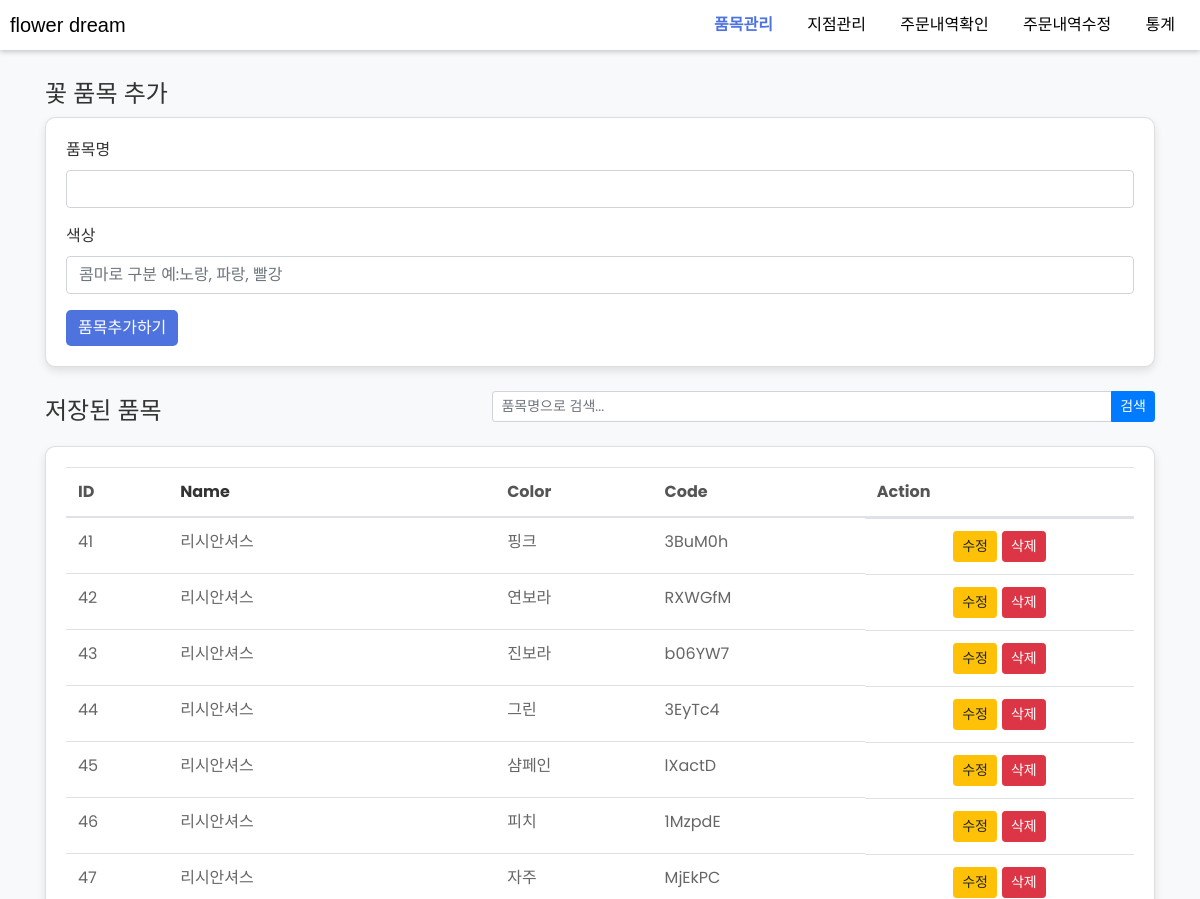
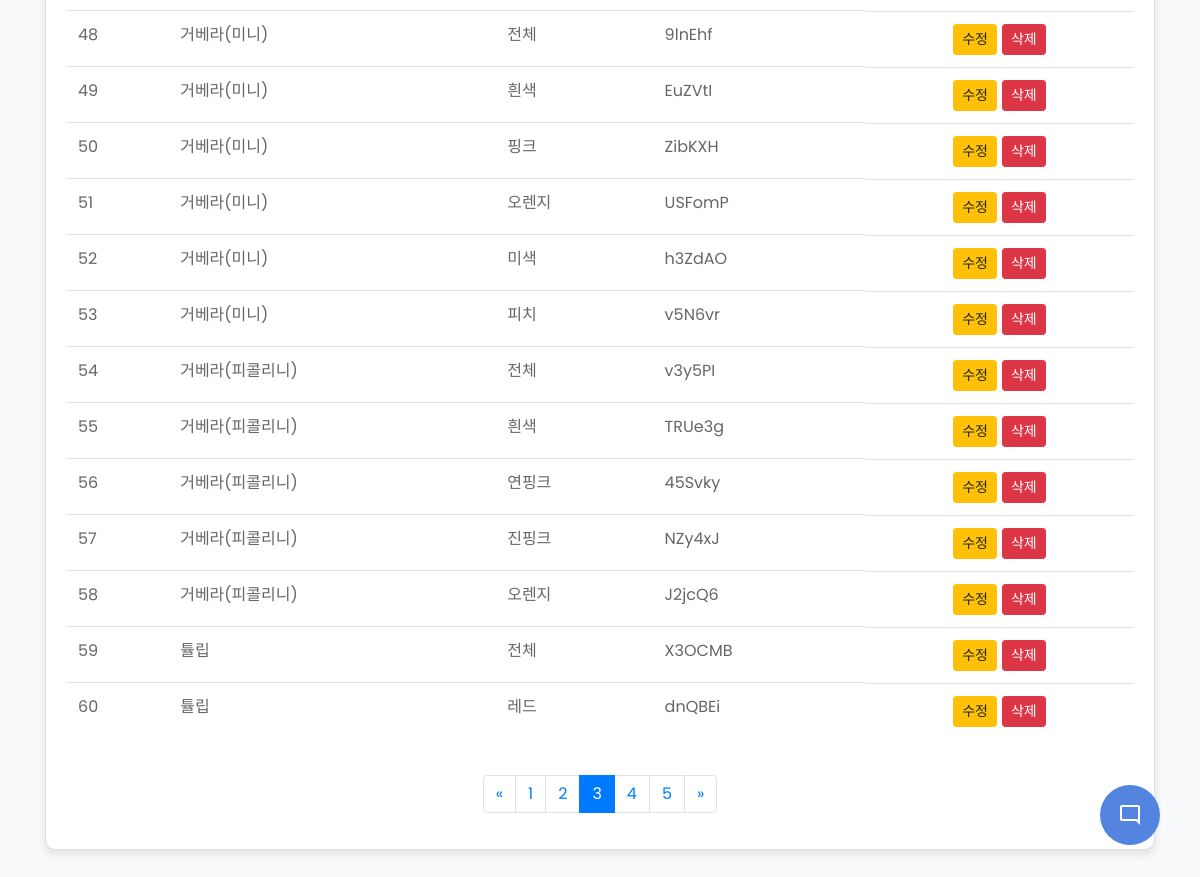
Screenshot of /products?sort=id&page=3 with the database file from the repository (2 pictures, top to bottom).
### tables this page shows
CREATE TABLE products (
            id INTEGER PRIMARY KEY,
            name TEXT NOT NULL,
            color TEXT NOT NULL,
            code TEXT NOT NULL
        );

### blueprints/products.py (the view)
@products_blueprint.route('/products', methods=['GET', 'POST'])
def products():
    db = get_db()
    cur = db.cursor()
    sort_query = request.args.get('sort', 'id')
    filter_query = request.args.get('filter', '')  # 필터 적용을 위해 filter_query를 추가
    if sort_query == 'name desc':
        sort_query = 'name DESC'
    elif sort_query == 'name':
        sort_query = 'name ASC'
    page = request.args.get('page', 1, type=int)
    per_page = 20
    offset = (page - 1) * per_page
    if filter_query:
        cur.execute(f"SELECT * FROM products WHERE name LIKE ? ORDER BY {sort_query} LIMIT ? OFFSET ?", ('%' + filter_query + '%', per_page, offset))
    else:
        cur.execute(f"SELECT * FROM products ORDER BY {sort_query} LIMIT ? OFFSET ?", (per_page, offset))
    products = cur.fetchall()
    if request.method == 'POST':
        if 'delete' in request.form:
            product_id = request.form['delete']
            cur.execute("DELETE FROM products WHERE id = ?", (product_id,))
            db.commit()
        elif 'product_name' in request.form and 'options' in request.form:
            product_name = request.form['product_name']
            options = request.form['options'].split(',')
            for option in options:
                option = option.strip()
                if option:
                    product_code = generate_code(6)
                    cur.execute("INSERT INTO products (name, color, code) VALUES (?, ?, ?)", (product_name, option, product_code))
                    db.commit()
        return redirect(url_for('products.products'))
    else:
        cur.execute("SELECT COUNT(*) FROM products WHERE name LIKE ?", ('%' + filter_query + '%',))
        total = cur.fetchone()[0]
        total_pages = (total + per_page - 1) // per_page
        return render_template('products.html',
                               products=products,
                               page=page,
                               total_pages=total_pages,
                               current_sort=sort_query,
                               filter_query=filter_query)  # 필터링 적용된 쿼리를 템플릿으로 전달

### blueprints/func.py (called while the page is built)
def get_db():
    if 'db' not in g:
        g.db = sqlite3.connect(DATABASE)
        g.db.row_factory = sqlite3.Row
    return g.db

### templates/products.html (shortened to what this page needs)
{% extends "base.html" %}
{% block content %}
<div class="container" style="min-height: 100vh; padding-top: 80px; padding-bottom: 30px;">
    <h1 style="font-size: 24px; color: #333;">꽃 품목 추가</h1>
    <div class="card" style="background-color: #ffffff; border-radius: 10px; box-shadow: 0 4px 8px rgba(0,0,0,0.1); margin-bottom: 20px; padding: 20px;">
        <form method="post">
            <div class="form-group">
                <label for="product_name" style="color: #333;">품목명</label>
                <input type="text" class="form-control" id="product_name" name="product_name" required>
            </div>
            <div class="form-group">
                <label for="options" style="color: #333;">색상</label>
                <input type="text" class="form-control" id="options" name="options" placeholder="콤마로 구분 예:노랑, 파랑, 빨강" required>
            </div>
            <button type="submit" class="btn btn-primary" style="background-color: #4e73df; border: none; border-radius: 5px;">품목추가하기</button>
        </form>
    </div>
    <div class="d-flex flex-row align-items-center" style="margin-bottom: 20px;">
        <div class="flex-grow-1">
            <h2 style="font-size: 24px; color: #333; padding-top: 10px; margin-bottom: 0;">저장된 품목</h2>
        </div>
        <div class="flex-grow-1 d-flex flex-row justify-content-end">
            <form method="get" class="form-inline" style="width: 100%;">
                <div class="input-group input-group-sm" style="flex-grow: 1;">
                    <input type="text" class="form-control" id="filter" name="filter" placeholder="품목명으로 검색..." style="flex-grow: 1;">
                    <div class="input-group-append">
                        <button type="submit" class="btn btn-primary">검색</button>
                    </div>
                </div>
            </form>
        </div>
    </div>
    <div class="card" style="background-color: #ffffff; border-radius: 10px; box-shadow: 0 4px 8px rgba(0,0,0,0.1); padding: 20px;">
        <table class="table" style="color: #666;">
            <thead style="color: #555; border-bottom: 2px solid #eee;">
                <tr>
                    <th>ID</th>
                    <th><a href="javascript:void(0)" onclick="toggleSortOrder()" style="color: #333;">Name</a></th>
                    <th>Color</th>
                    <th>Code</th>
                    <th>Action</th>
                </tr>
            </thead>
            <tbody>
                {% for product in products %}
                <tr id="row_{{ product['id'] }}">
                    <td>{{ product['id'] }}</td>
                    <td id="name_{{ product['id'] }}">{{ product['name'] }}</td>
                    <td id="color_{{ product['id'] }}">{{ product['color'] }}</td>
                    <td>{{ product['code'] }}</td>
                    <td id="action_{{ product['id'] }}" class="d-flex justify-content-center">
                        <button onclick="editProduct({{ product['id'] }})" class="btn btn-warning btn-sm" style="margin-right: 5px;">수정</button>
                        <form method="post" style="display: inline;">
                            <button type="submit" class="btn btn-danger btn-sm">삭제</button>
                        </form>
                    </td>
                </tr>
                {% endfor %}
            </tbody>
        </table>
        <nav aria-label="Page navigation example" style="margin-top: 20px;">
            <ul class="pagination justify-content-center">
                {% set start_page = page - 2 if page - 2 > 0 else 1 %}
                {% set end_page = start_page + 4 if start_page + 4 <= total_pages else total_pages %}
                {% if page > 1 %}
                    <li class="page-item"><a class="page-link" href="{{ url_for('products.products', sort=current_sort, page=page-1) }}">&laquo;</a></li>
                {% endif %}
                {% for i in range(start_page, end_page + 1) %}
                    <li class="page-item {% if i == page %}active{% endif %}"><a class="page-link" href="{{ url_for('products.products', sort=current_sort, page=i) }}">{{ i }}</a></li>
                {% endfor %}
                {% if page < total_pages %}
                    <li class="page-item"><a class="page-link" href="{{ url_for('products.products', sort=current_sort, page=page+1) }}">&raquo;</a></li>
                {% endif %}
            </ul>
        </nav>
    </div>
</div>
{% endblock %}

### static/css/chatbot.css (style rules this page uses)
* { margin: 0; padding: 0; box-sizing: border-box; font-family: "Poppins", sans-serif ; }
body { background: #e3f2fd; }

### static/css/custom-navbar.css (style rules this page uses)
body, html { margin: 0; padding: 0; font-family: Arial, sans-serif; background-color: rgb(192, 88, 88); }

### rows the page displays
products: id "41", name "리시안셔스", color "핑크", code "3BuM0h"
products: id "42", name "리시안셔스", color "연보라", code "RXWGfM"
products: id "43", name "리시안셔스", color "진보라", code "b06YW7"
products: id "44", name "리시안셔스", color "그린", code "3EyTc4"
products: id "45", name "리시안셔스", color "샴페인", code "lXactD"
products: id "46", name "리시안셔스", color "피치", code "1MzpdE"
products: id "47", name "리시안셔스", color "자주", code "MjEkPC"
products: id "48", name "거베라(미니)", color "전체", code "9lnEhf"
products: id "49", name "거베라(미니)", color "흰색", code "EuZVtI"
products: id "50", name "거베라(미니)", color "핑크", code "ZibKXH"
products: id "51", name "거베라(미니)", color "오렌지", code "USFomP"
products: id "52", name "거베라(미니)", color "미색", code "h3ZdAO"
products: id "53", name "거베라(미니)", color "피치", code "v5N6vr"
products: id "54", name "거베라(피콜리니)", color "전체", code "v3y5PI"
products: id "55", name "거베라(피콜리니)", color "흰색", code "TRUe3g"
products: id "56", name "거베라(피콜리니)", color "연핑크", code "45Svky"
products: id "57", name "거베라(피콜리니)", color "진핑크", code "NZy4xJ"
products: id "58", name "거베라(피콜리니)", color "오렌지", code "J2jcQ6"
products: id "59", name "튤립", color "전체", code "X3OCMB"
products: id "60", name "튤립", color "레드", code "dnQBEi"

### other values shown
{{ i }} "1" "2" "3" "4" "5"
